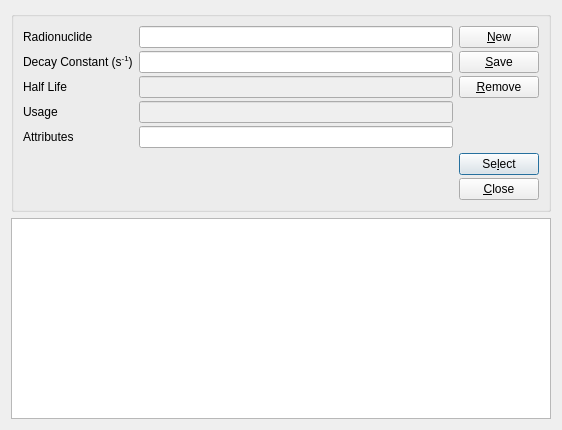
<?xml version="1.0" encoding="UTF-8"?>
<ui version="4.0">
 <class>DialogRadionuclide</class>
 <widget class="QDialog" name="DialogRadionuclide">
  <property name="geometry">
   <rect>
    <x>0</x>
    <y>0</y>
    <width>562</width>
    <height>430</height>
   </rect>
  </property>
  <property name="windowTitle">
   <string>Manage Radionuclide(s)</string>
  </property>
  <layout class="QVBoxLayout" name="verticalLayout_2">
   <item>
    <widget class="QGroupBox" name="groupBox">
     <layout class="QHBoxLayout" name="horizontalLayout">
      <item>
       <layout class="QFormLayout" name="formLayout">
        <property name="verticalSpacing">
         <number>3</number>
        </property>
        <item row="0" column="0">
         <widget class="QLabel" name="label">
          <property name="text">
           <string>Radionuclide</string>
          </property>
         </widget>
        </item>
        <item row="0" column="1">
         <widget class="QLineEdit" name="inpRadionuclide"/>
        </item>
        <item row="1" column="0">
         <widget class="QLabel" name="label_2">
          <property name="text">
           <string>&lt;html&gt;&lt;head/&gt;&lt;body&gt;&lt;p&gt;Decay Constant (s&lt;span style=&quot; vertical-align:super;&quot;&gt;-1&lt;/span&gt;)&lt;/p&gt;&lt;/body&gt;&lt;/html&gt;</string>
          </property>
         </widget>
        </item>
        <item row="2" column="0">
         <widget class="QLabel" name="label_3">
          <property name="text">
           <string>Half Life </string>
          </property>
         </widget>
        </item>
        <item row="2" column="1">
         <widget class="QLineEdit" name="valHalfLife">
          <property name="enabled">
           <bool>false</bool>
          </property>
          <property name="readOnly">
           <bool>true</bool>
          </property>
         </widget>
        </item>
        <item row="3" column="0">
         <widget class="QLabel" name="label_4">
          <property name="text">
           <string>Usage</string>
          </property>
         </widget>
        </item>
        <item row="3" column="1">
         <widget class="QLineEdit" name="valUsage">
          <property name="enabled">
           <bool>false</bool>
          </property>
          <property name="readOnly">
           <bool>true</bool>
          </property>
         </widget>
        </item>
        <item row="1" column="1">
         <widget class="QLineEdit" name="inpDecayConstant"/>
        </item>
        <item row="4" column="0">
         <widget class="QLabel" name="label_5">
          <property name="text">
           <string>Attributes</string>
          </property>
         </widget>
        </item>
        <item row="4" column="1">
         <widget class="QLineEdit" name="inpAttributes">
          <property name="enabled">
           <bool>true</bool>
          </property>
         </widget>
        </item>
       </layout>
      </item>
      <item>
       <layout class="QVBoxLayout" name="verticalLayout">
        <property name="spacing">
         <number>3</number>
        </property>
        <item>
         <widget class="QPushButton" name="cmdNew">
          <property name="text">
           <string>&amp;New</string>
          </property>
         </widget>
        </item>
        <item>
         <widget class="QPushButton" name="cmdSave">
          <property name="text">
           <string>&amp;Save</string>
          </property>
         </widget>
        </item>
        <item>
         <widget class="QPushButton" name="cmdRemove">
          <property name="text">
           <string>&amp;Remove</string>
          </property>
         </widget>
        </item>
        <item>
         <spacer name="verticalSpacer">
          <property name="orientation">
           <enum>Qt::Vertical</enum>
          </property>
          <property name="sizeHint" stdset="0">
           <size>
            <width>20</width>
            <height>40</height>
           </size>
          </property>
         </spacer>
        </item>
        <item>
         <widget class="QPushButton" name="cmdSelect">
          <property name="text">
           <string>Se&amp;lect</string>
          </property>
          <property name="default">
           <bool>true</bool>
          </property>
         </widget>
        </item>
        <item>
         <widget class="QPushButton" name="cmdClose">
          <property name="text">
           <string>&amp;Close</string>
          </property>
         </widget>
        </item>
       </layout>
      </item>
     </layout>
    </widget>
   </item>
   <item>
    <widget class="QTableView" name="tblRadionuclides">
     <property name="selectionMode">
      <enum>QAbstractItemView::SingleSelection</enum>
     </property>
     <property name="selectionBehavior">
      <enum>QAbstractItemView::SelectRows</enum>
     </property>
    </widget>
   </item>
  </layout>
 </widget>
 <tabstops>
  <tabstop>cmdSelect</tabstop>
  <tabstop>cmdClose</tabstop>
  <tabstop>inpRadionuclide</tabstop>
  <tabstop>inpDecayConstant</tabstop>
  <tabstop>valHalfLife</tabstop>
  <tabstop>valUsage</tabstop>
  <tabstop>inpAttributes</tabstop>
  <tabstop>tblRadionuclides</tabstop>
  <tabstop>cmdNew</tabstop>
  <tabstop>cmdSave</tabstop>
  <tabstop>cmdRemove</tabstop>
 </tabstops>
 <resources/>
 <connections>
  <connection>
   <sender>cmdSelect</sender>
   <signal>clicked()</signal>
   <receiver>DialogRadionuclide</receiver>
   <slot>accept()</slot>
   <hints>
    <hint type="sourcelabel">
     <x>500</x>
     <y>163</y>
    </hint>
    <hint type="destinationlabel">
     <x>280</x>
     <y>214</y>
    </hint>
   </hints>
  </connection>
  <connection>
   <sender>cmdClose</sender>
   <signal>clicked()</signal>
   <receiver>DialogRadionuclide</receiver>
   <slot>reject()</slot>
   <hints>
    <hint type="sourcelabel">
     <x>500</x>
     <y>192</y>
    </hint>
    <hint type="destinationlabel">
     <x>280</x>
     <y>214</y>
    </hint>
   </hints>
  </connection>
 </connections>
</ui>
